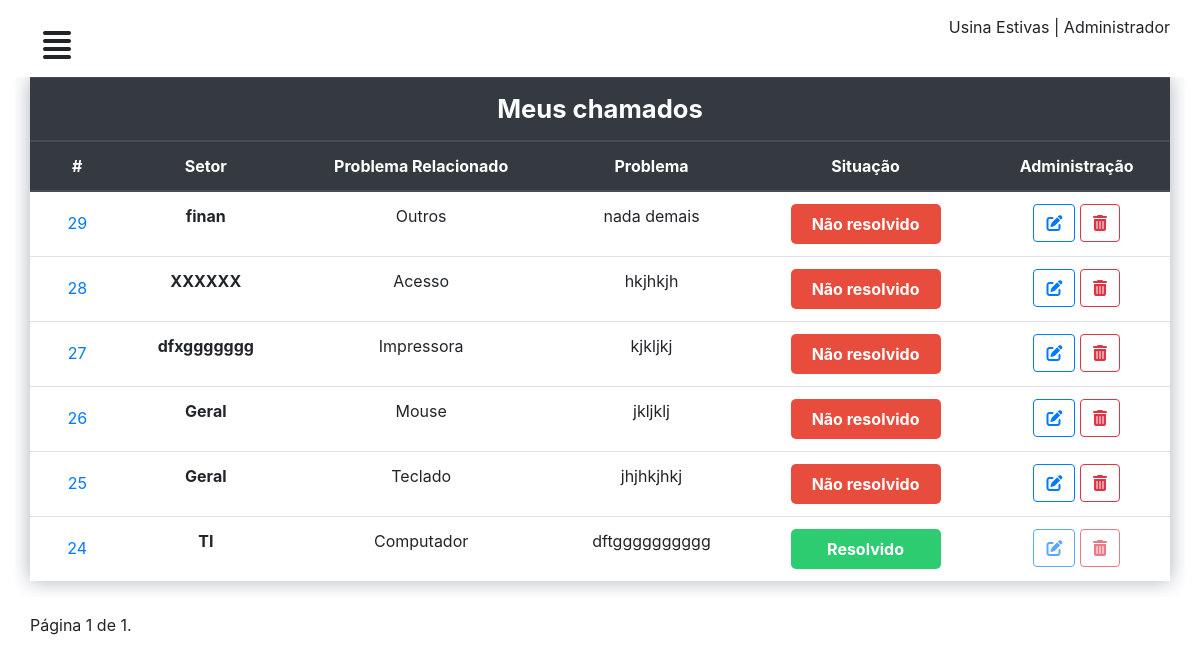
/perfil/ (signed in), run on an earlier commit of the app's database.
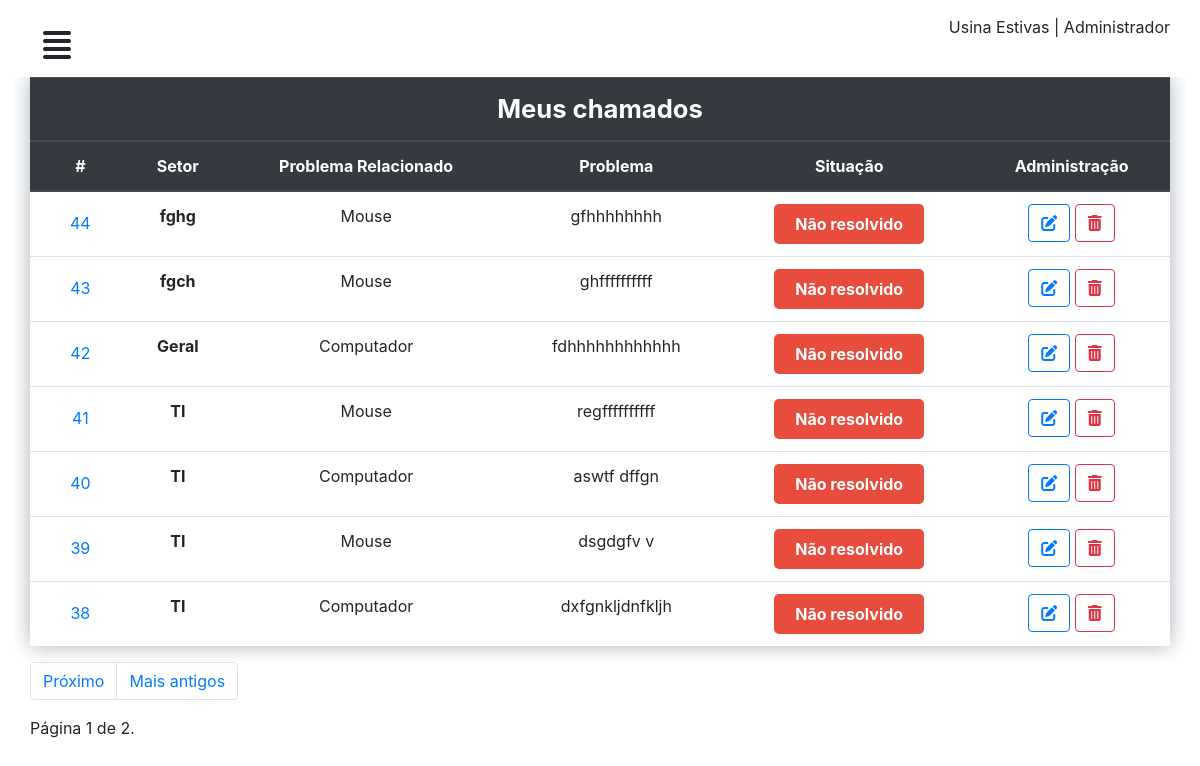
And on a later commit of the database.
### chamados/models.py (models this page shows)
class Chamado(models.Model):
	setor = models.CharField('Setor', max_length=50)
	problema = models.TextField('problema')
	user = models.ForeignKey(CustomUser, on_delete=models.CASCADE)
	relacao = models.ForeignKey(ProblemaRelacionado, on_delete=models.CASCADE)
	situacao = models.ForeignKey(Situacao, on_delete=models.CASCADE, default=1)
	comentario = models.TextField('comentario', null=True)
	datahora_aberto = models.DateTimeField('datahora_aberto', null=True)
	datahora_andamento = models.DateTimeField('datahora_andamento', null=True)
	datahora_fechado = models.DateTimeField('datahora_fechado', null=True)

class ProblemaRelacionado(models.Model):
	relacao = models.CharField('problema relacionado', max_length=50)
	def __str__(self):
		return self.relacao

### chamados/views.py (the view)
# urls.py: path('perfil/', perfil, name="perfil"),
@login_required
def perfil(request):
	chamados = Chamado.objects.filter(user=request.user).order_by('-id')
	paginator = Paginator(chamados, 7)
	page = request.GET.get('page')
	contacts = paginator.get_page(page)
	contexto = {
	'lista_chamado': chamados,
	'contacts': contacts
	}
	return render(request, 'dashboard/chamados.html', contexto)

### chamados/templates/dashboard/chamados.html (shortened to what this page needs)
{% extends "dashboard/baseperfil.html" %}
{% load static %}
{% block title %}
<link rel="stylesheet" type="text/css" href="{% static 'css/mycall.css' %}" />
{% endblock %}
{% block conteudo %}
<div id="mycall">
  <div class="row">
    <div class="col-12 table-responsive">
      <table class="table">
        <thead class="thead-dark">
          <tr>
            <th class="titleTable" colspan="6" scope="col">Meus chamados</th>
          </tr>
        </thead>
        <thead class="thead-dark">
          <tr>
            <th scope="col">#</th>
            <th scope="col">Setor</th>
            <th scope="col">Problema Relacionado</th>
            <th scope="col">Problema</th>
            <th scope="col">Situação</th>
            <th scope="col">Administração</th>
          </tr>
        </thead>
        <tbody>
          {% for chamado in contacts %}
          <tr>
            <th scope="row"><button type="button" class="btn btn-link" data-toggle="modal"
              data-target="#chamado-{{chamado.id}}">
              {{chamado.id}}
            </button>
          </th>
          <th scope="row">{{chamado.setor}}</th>
          <td>{{chamado.relacao}}</td>
          <td>{{chamado.problema}}</td>
          <td> {% if chamado.situacao.id == 1 %} <span class="open"> Não resolvido </span>
            {% elif chamado.situacao.id == 2 %}<span class="progressCall">Em andamento </span> {% else %} <span
            class="completed">Resolvido </span>{% endif %}</td>
            <td> {% if chamado.situacao.id == 1 %} <a href="{% url 'editar' chamado.id %}"> <button type="button"
              class="btn btn-outline-primary"><i class="fas fa-edit"></i></button> </a> <a href="{% url 'apagar' chamado.id %}"><button
                type="button" class="btn btn-outline-danger"><i class="fas fa-trash-alt"></i></button></a> {% else %} <a
                href="{% url 'editar' chamado.id %}"> <button type="button" class="btn btn-outline-primary"
                disabled=""><i class="fas fa-edit"></i></button></a> <a href="{% url 'apagar' chamado.id %}"><button type="button"
                  class="btn btn-outline-danger" disabled=""><i class="fas fa-trash-alt"></i></button> </a>{% endif %}</td>
              </tr>
              {% endfor %}
            </tbody>
          </table>
        </div>
      </div>
    </div>
    <div class="row">
      <div class="col-12">
        <nav aria-label="Page navigation example">
          <ul class="pagination">
            {% if contacts.has_next %}
            <li class="page-item"><a class="page-link" href="?page={{ contacts.next_page_number }}">Próximo</a></li>
            <li class="page-item"><a class="page-link" href="?page={{ contacts.paginator.num_pages }}">Mais antigos</a></li>
            {% endif %}
          </ul>
        </nav>
        <span class="current">
          Página {{ contacts.number }} de {{ contacts.paginator.num_pages }}.
        </span>
      </div>
    </div>
    {% endblock %}

What changed in the data, as far as the page shows it:
removed Chamado: id "29", setor "finan", relacao "Outros", problema "nada demais", shows "Não resolvido"
removed Chamado: id "28", setor "XXXXXX", relacao "Acesso", problema "hkjhkjh", shows "Não resolvido"
removed Chamado: id "27", setor "dfxggggggg", relacao "Impressora", problema "kjkljkj", shows "Não resolvido"
removed Chamado: id "26", setor "Geral", relacao "Mouse", problema "jkljklj", shows "Não resolvido"
removed Chamado: id "25", setor "Geral", relacao "Teclado", problema "jhjhkjhkj", shows "Não resolvido"
removed Chamado: id "24", setor "TI", relacao "Computador", problema "dftgggggggggg", shows "Resolvido"
added Chamado: id "44", setor "fghg", relacao "Mouse", problema "gfhhhhhhhh", shows "Não resolvido"
added Chamado: id "43", setor "fgch", relacao "Mouse", problema "ghffffffffff", shows "Não resolvido"
added Chamado: id "42", setor "Geral", relacao "Computador", problema "fdhhhhhhhhhhhh", shows "Não resolvido"
added Chamado: id "41", setor "TI", relacao "Mouse", problema "regffffffffff", shows "Não resolvido"
added Chamado: id "40", setor "TI", relacao "Computador", problema "aswtf dffgn", shows "Não resolvido"
added Chamado: id "39", setor "TI", relacao "Mouse", problema "dsgdgfv v", shows "Não resolvido"
added Chamado: id "38", setor "TI", relacao "Computador", problema "dxfgnkljdnfkljh", shows "Não resolvido"
Also different on the page:
{{ contacts.paginator.num_pages }}: "1" → "2"
text now shown: "Próximo Mais antigos"
